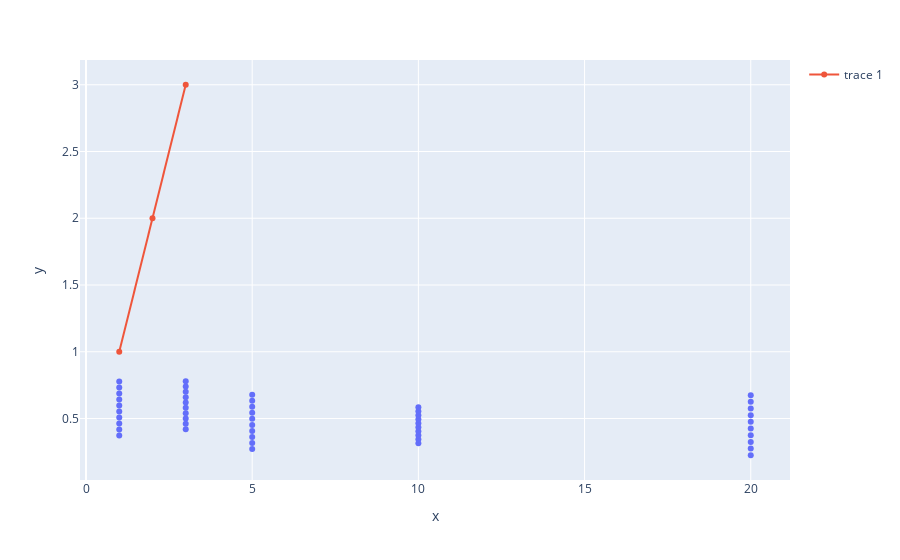

The notebook cell this image was saved under:
### Code cell
from plotly import graph_objects as go
fig = px.scatter(
        x=np.repeat(result.m, bins_array.shape[-1]),
        y=bins_array.flatten(),
        color = None, #np.array(counts_list).flatten(),
        color_continuous_scale=px.colors.sequential.Tealgrn
)
fig.add_trace(
    go.Scatter(x=[1,2,3], y=[1,2,3])
)
# fig.add_trace(
#     go.Scatter(x=[4,5], y=[1,1])
# )
fig.show()

### Figure 1 — Plotly figure (JSON) as saved in the notebook; plotly's stock layout.template omitted (floating-point values rounded to 4 significant figures)
{"data": [{"hovertemplate": "x=%{x}<br>y=%{y}<extra></extra>", "legendgroup": "", "marker": {"color": "#636efa", "symbol": "circle"}, "mode": "markers", "name": "", "orientation": "v", "showlegend": false, "type": "scatter", "x": [1, 1, 1, 1, 1, 1, 1, 1, 1, 1, 3, 3, 3, 3, 3, 3, 3, 3, 3, 3, 5, 5, 5, 5, 5, 5, 5, 5, 5, 5, 10, 10, 10, 10, 10, 10, 10, 10, 10, 10, 20, 20, 20, 20, 20, 20, 20, 20, 20, 20], "xaxis": "x", "y": [0.3725, 0.4175, 0.4625, 0.5075, 0.5525, 0.5975, 0.6425, 0.6875, 0.7325, 0.7775, 0.42, 0.46, 0.5, 0.54, 0.58, 0.62, 0.66, 0.7, 0.74, 0.78, 0.2725, 0.3175, 0.3625, 0.4075, 0.4525, 0.4975, 0.5425, 0.5875, 0.6325, 0.6775, 0.315, 0.345, 0.375, 0.405, 0.435, 0.465, 0.495, 0.525, 0.555, 0.585, 0.225, 0.275, 0.325, 0.375, 0.425, 0.475, 0.525, 0.575, 0.625, 0.675], "yaxis": "y"}, {"type": "scatter", "x": [1, 2, 3], "y": [1, 2, 3]}], "layout": {"legend": {"tracegroupgap": 0}, "margin": {"t": 60}, "xaxis": {"anchor": "y", "domain": [0, 1], "title": {"text": "x"}}, "yaxis": {"anchor": "x", "domain": [0, 1], "title": {"text": "y"}}}}
